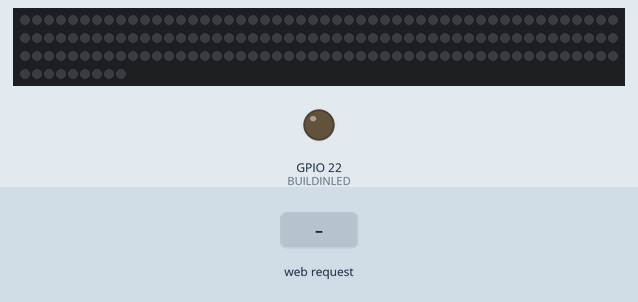
Simulated run of this sketch. Board: ESP8266 (NodeMCU). Parts: 159 RGB LEDs in strip order, left to right, continuing on the next row, output pins drawn as LEDs (lit = HIGH). The test bench sets the inputs (shaded band). Dim RGB values are drawn brighter than linear; WiFi joins after 1.5 s; servers stay silent unless stated; what the sketch prints to the serial monitor is not drawn.

Above: at 2.7 s.
2.8 s: HTTP request GET /setmode?m=1 received
At 3.54 s:
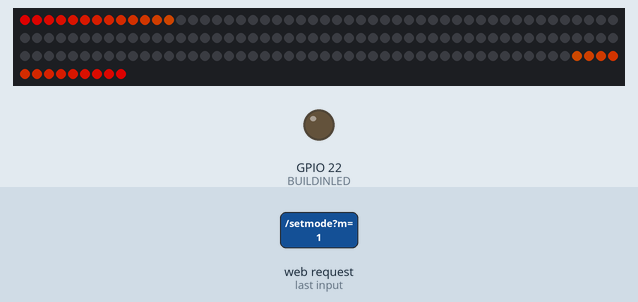
4.6 s: HTTP request GET /clear received
At 5.41 s:
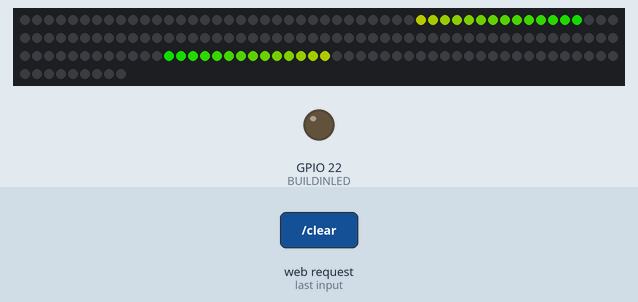
6.5 s: HTTP request GET /clear?nr=1&val=1&m=1 received
At 8.09 s:
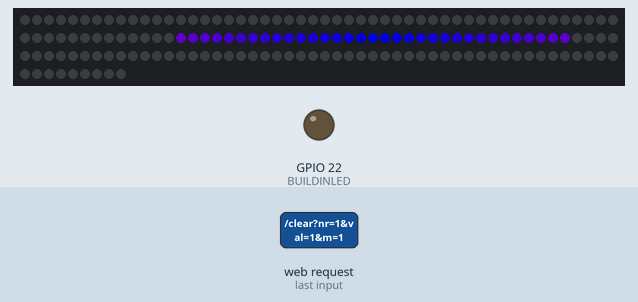
8.3 s: HTTP request GET /clear?nr=120&val=120&m=120 received
At 9.19 s:
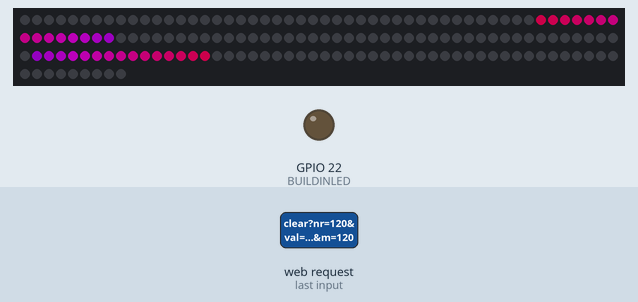
10.0 s: HTTP request GET /pixel?nr=120&val=120&m=120 received
At 11.57 s:
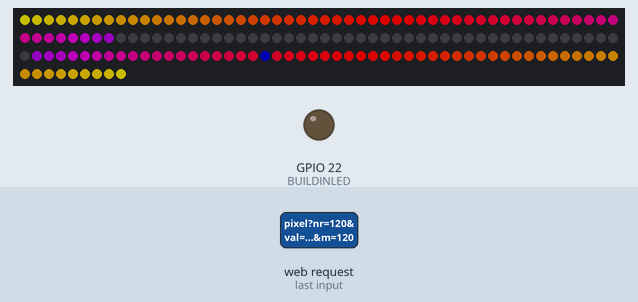
11.7 s: HTTP request GET /clear received
At 12.64 s:
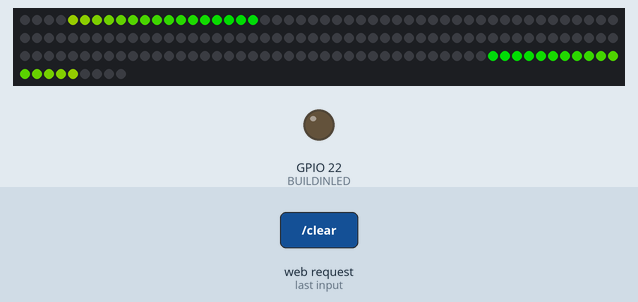
Timing chart, 0 to 14.7 s (numbered marks = the images above; inputs shaded):
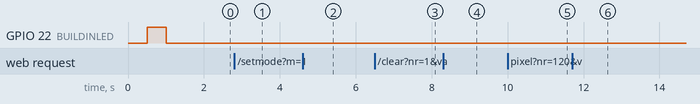

The sketch:

LOLIN_12v_24v_WeirdDriver_v02.ino
```cpp
#if defined(ESP8266)
  #include <ESP8266WiFi.h>
  #include <ESPAsyncTCP.h>
#elif defined(ESP32)
  #include <WiFi.h>
  #include <AsyncTCP.h>
#endif

#include <ESPAsyncWebServer.h>
#include <AsyncElegantOTA.h>
#include <FastLED.h>

const char* ssid = "RagNet";
const char* password =  "azgard666";
// spobuje ustawic statyczne IP
IPAddress local_IP(192, 168, 1, 152);
IPAddress gateway(192, 168, 1 ,1);
IPAddress subnet(255, 255, 255, 0);
IPAddress primaryDNS(8, 8, 8, 8);
IPAddress secondaryDNS(8, 8, 4, 4);

AsyncWebServer server(80);

/*
typedef struct cRGB
{
  int r,g,b;
} cRGB;

cRGB crgb;

void intToRGB(int col, cRGB &cCol)
{
    cCol.r = col>>16;
    cCol.g = (col&0xFF00)>>8;
    cCol.b = (col&0xFF);
}
*/
// LEDS ----------------------------------------
#include "MLEDS.h"
#define NUM_LEDS 159
#define DATA_PIN 5
#define BUILDINLED 22
MYLEDS led{&FastLED, 159};
//#define CLOCK_PIN -1

// Define the array of leds
//CRGB leds[NUM_LEDS];

void connWIFI()
{
  pinMode(BUILDINLED,OUTPUT);
  digitalWrite(BUILDINLED,LOW);
  WiFi.mode(WIFI_STA);
  WiFi.begin(ssid, password);
  Serial.println("");

  while (WiFi.status() != WL_CONNECTED) {
    delay(500);
    Serial.print(".");
    digitalWrite(BUILDINLED,!digitalRead(BUILDINLED));
  }
  if (WiFi.status() == WL_CONNECTED)
  {
    if (!WiFi.config(local_IP, gateway, subnet, primaryDNS, secondaryDNS)) {Serial.println("Nie udalo sie skonfigurowac WiFi STA");}
    else {Serial.println("WiFi Config OK!"); }
  }
  digitalWrite(BUILDINLED,LOW);

  Serial.println("");
  Serial.print("Connected to ");
  Serial.println(ssid);
  Serial.print("IP address: ");
  Serial.println(WiFi.localIP());
}

void setup() {

  Serial.begin(115200);
  connWIFI();

  #include "aws.h"

  AsyncElegantOTA.begin(&server);    // Start AsyncElegantOTA
  DefaultHeaders::Instance().addHeader("Access-Control-Allow-Origin", "*");
  server.begin();
  Serial.println("HTTP server started");

  Serial.println("WITTY LEDS");
  //FastLED.addLeds<WS2812B,DATA_PIN,GRB>(leds,NUM_LEDS);
  //FastLED.setBrightness(180);
  led.setMode(MYLEDS::MODES::pixel);
  led.clear();
}

//void fadeall() { for(int i = 0; i < NUM_LEDS; i++) { leds[i].nscale8(250); } }

/*
void rainbow()
{
static uint8_t hue = 0;
  Serial.print("x");
  // First slide the led in one direction
  for(int i = 0; i < NUM_LEDS; i++) {
    // Set the i'th led to red
    leds[i] = CHSV(hue++, 255, 255);
    // Show the leds
    FastLED.show();
    // now that we've shown the leds, reset the i'th led to black
    // leds[i] = CRGB::Black;
    fadeall();
    // Wait a little bit before we loop around and do it again
    delay(10);
  }
  Serial.print("x");

  // Now go in the other direction.
  for(int i = (NUM_LEDS)-1; i >= 0; i--) {
    // Set the i'th led to red
    leds[i] = CHSV(hue++, 255, 255);
    // Show the leds
    FastLED.show();
    // now that we've shown the leds, reset the i'th led to black
    // leds[i] = CRGB::Black;
    fadeall();
    // Wait a little bit before we loop around and do it again
    delay(30);
  }
}
*/

// VARS
uint8_t HUE{0};

void loop() {

  //led.justRun(50);
  led.handler(); // glowna metoda wrappera
}
```

MLEDS.cpp
```cpp
#include <FastLED.h>
#include "MLEDS.h"

  MYLEDS::MYLEDS(CFastLED *FLED, uint16_t numLeds) : fled{FLED}, N_LEDS{numLeds}
  {
    leds = new CRGB[numLeds];
    fled->addLeds<WS2812B,DATAPIN,GRB>(leds,numLeds);
    fled->setBrightness(150);
  };

   MYLEDS::~MYLEDS(){ delete [] leds; delete fled; fled=nullptr; };
```

MLEDS.h
```cpp
#ifndef MLEDS_H
#define MLEDS_H
#define DATAPIN 5
class MYLEDS
{
  public:
  MYLEDS(CFastLED *FLED, uint16_t numLeds);

  ~MYLEDS();

  enum class MODES {pixel, softrun, rainbow};

  void setMode(MODES userMode) { cmode={userMode}; }
  void handler()
  {
    switch(cmode)
    {
      case MODES::pixel:
      {
        // generealnie nic, tylko ustaw pixel przez AWS
        break;
      }
      case MODES::softrun:
      {
        this->justRun(SPD);
        break;
      }
      default: break;
    }
  }

  void waterfallHandler()
  {
    if (0) {}
    if (1) {}
  }
  void setSpeed(uint16_t spd)
  {
    this->SPD = spd;
  }
  void fade(uint16_t S, uint16_t E)
  {
    if (E>N_LEDS) E=N_LEDS;
    for(int i = S; i < E; i++) { leds[i].nscale8(250); }
    fled->show();
  }
  void clear()
  {
    for(int i = 0; i < N_LEDS; i++) { leds[i]=CHSV(0,0,0); }
    fled->show();
  }

  void writeRGB(uint16_t NUM, uint8_t R, uint8_t G, uint8_t B)
  {
    leds[NUM] = CRGB(R,G,B);
    fled->show();
  }

  void justRun(byte DEL)
  {
    for(int i = 0; i < N_LEDS; i++)
    {
      leds[i] = CHSV(HUE++, 255, 255);
      leds[N_LEDS-i-1] = CHSV(HUE++, 255, 255);
      fled->show();
      delay(DEL);
    }
  }

  private:
  CFastLED* fled {nullptr};
  CRGB *leds;
  uint16_t N_LEDS;
  uint8_t HUE{0};
  MODES cmode{MODES::pixel};
  uint16_t SPD{50};
};
#endif
```

aws.h
```cpp
#ifndef AWS_H
#define AWS_H


server.on("/", HTTP_GET, [](AsyncWebServerRequest *request) {
    request->send(200, "text/plain", "Tutaj LOLIN AWS!");
  });

server.on("/pixel", HTTP_GET, [] (AsyncWebServerRequest *request) {
    int NR, VAL;
    String inputMessage;
    if (request->hasParam("nr"))
    {
      inputMessage = request->getParam("nr")->value();
      NR = inputMessage.toInt();

      if (request->hasParam("val"))
      {
        inputMessage = request->getParam("val")->value();
        VAL = inputMessage.toInt();

        int ccR = VAL>>16;
        int ccG = (VAL&0xFF00)>>8;
        int ccB = (VAL&0xFF);
        //intToRGB(VAL, crgb);
          //leds[NR] = CRGB(crgb.r, crgb.g, crgb.b);
          led.writeRGB(NR, static_cast<uint8_t>(ccR), static_cast<uint8_t>(ccG), static_cast<uint8_t>(ccB));
          //FastLED.show();
          String mes = "UFL n. "+String(NR)+" : "+String(ccR)+"/"+String(ccG)+"/"+String(ccB);
          request->send(200, "text/plain", mes.c_str());
      }
    }

    else
    {
      request->send(200, "application/json", "OK!, bez paramu");
      Serial.println("\nSET LED OK, ale nic nie dostalem");
    }
  });


    server.on("/setmode", HTTP_GET, [] (AsyncWebServerRequest *request) {
    String inputMessage;
    if (request->hasParam("m"))
    {
      inputMessage = request->getParam("m")->value();
      if (inputMessage=="0")
      {
          led.setMode(MYLEDS::MODES::pixel);
      }
      else if (inputMessage=="1")
      {
          led.setMode(MYLEDS::MODES::softrun);
      }
      else
      {
        request->send(200, "application/json", "Bez paramu!");
      }
    }
    else
    {
      request->send(200, "application/json", "OK, bez paramu");
      Serial.println("\nbez paramu");
    }
  });

    server.on("/setspeed", HTTP_GET, [] (AsyncWebServerRequest *request) {
    String inputMessage;
    if (request->hasParam("speed"))
    {
      inputMessage = request->getParam("speed")->value();
      uint16_t NR = inputMessage.toInt();
      led.setSpeed(NR);
    }
    else
    {
      request->send(200, "application/json", "OK, bez paramu");
      Serial.println("\nbez paramu");
    }
  });

    server.on("/clear", HTTP_GET, [] (AsyncWebServerRequest *request) {
      led.clear();
      request->send(200, "application/json", "Czyszcze!");
      Serial.println("\nbez paramu");
  });
#endif
```

Measured:
- after the input at 2.8 s, the LEDs: first change at once (image 1 shows a later state)
- after the input at 4.6 s, the LEDs: first change at once (image 2 shows a later state)
- after the input at 6.5 s, the LEDs: first change after 0.15 s (image 3 shows a later state)
- after the input at 8.3 s, the LEDs: first change after 0.05 s (image 4 shows a later state)
- after the input at 10.0 s, the LEDs: first change after 0.05 s (image 5 shows a later state)
- after the input at 11.7 s, the LEDs: first change after 0.15 s (image 6 shows a later state)
